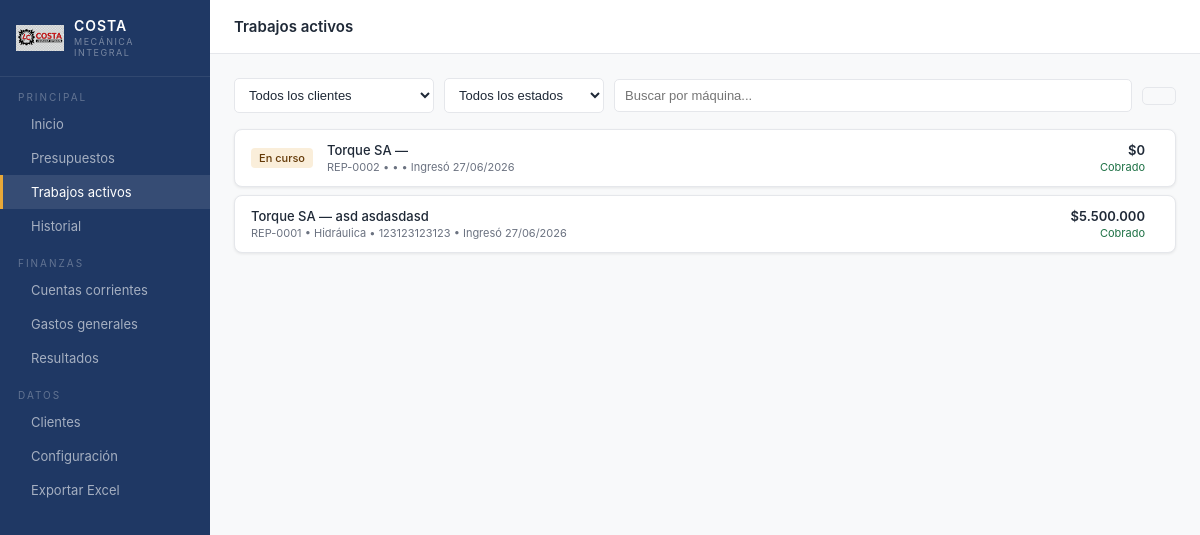
The app's page /trabajos with its own data.
### app.py (models this page shows, shortened)
class Trabajo(db.Model):
    id = db.Column(db.Integer, primary_key=True)
    numero = db.Column(db.String(20), unique=True)
    cliente_id = db.Column(db.Integer, db.ForeignKey('cliente.id'), nullable=False)
    presupuesto_id = db.Column(db.Integer, db.ForeignKey('presupuesto.id'), nullable=True)
    tipo_equipo = db.Column(db.String(50))
    identificador = db.Column(db.String(50))
    marca = db.Column(db.String(50))
    modelo = db.Column(db.String(50))
    tipo_trabajo = db.Column(db.String(50))
    observaciones = db.Column(db.Text)
    estado = db.Column(db.String(20), default='en_curso')  # en_curso, finalizado, entregado
    presupuestado = db.Column(db.Float, default=0)
    fecha_ingreso = db.Column(db.Date, default=date.today)
    fecha_entrega = db.Column(db.Date, nullable=True)
    creado = db.Column(db.DateTime, default=datetime.utcnow)
    gastos = db.relationship('GastoTrabajo', backref='trabajo', lazy=True, cascade='all, delete-orphan')
    cobros = db.relationship('Cobro', backref='trabajo', lazy=True, cascade='all, delete-orphan')
    @property
    def total_cobrado(self):
        return sum(c.monto for c in self.cobros)
    @property
    def saldo(self):
        return self.presupuestado - self.total_cobrado

class Cliente(db.Model):
    id = db.Column(db.Integer, primary_key=True)
    empresa = db.Column(db.String(100), nullable=False)
    contacto = db.Column(db.String(100))
    telefono = db.Column(db.String(30))
    email = db.Column(db.String(100))
    direccion = db.Column(db.String(200))
    cuit = db.Column(db.String(20))
    notas = db.Column(db.Text)
    creado = db.Column(db.DateTime, default=datetime.utcnow)
    presupuestos = db.relationship('Presupuesto', backref='cliente', lazy=True)
    trabajos = db.relationship('Trabajo', backref='cliente', lazy=True)

### app.py (the view)
@app.route('/trabajos')
def trabajos():
    cliente_id = request.args.get('cliente_id', '')
    estado = request.args.get('estado', '')
    maquina = request.args.get('maquina', '')
    q = Trabajo.query
    if cliente_id:
        q = q.filter_by(cliente_id=cliente_id)
    if estado:
        q = q.filter_by(estado=estado)
    if maquina:
        q = q.filter(Trabajo.identificador.ilike(f'%{maquina}%'))
    lista = q.order_by(Trabajo.creado.desc()).all()
    clientes = Cliente.query.order_by(Cliente.empresa).all()
    return render_template('trabajos.html', trabajos=lista, clientes=clientes,
                           cliente_id=cliente_id, estado=estado, maquina=maquina)

### app.py (called while the page is built)
def fmt_moneda(valor):
    if valor is None:
        return "$0"
    return f"${valor:,.0f}".replace(",", ".")

### templates/trabajos.html (shortened to what this page needs)
{% extends "base.html" %}
{% block topbar_title %}Trabajos activos{% endblock %}
{% block content %}
<form method="get" class="filter-bar">
    <select name="cliente_id" style="width:200px">
        <option value="">Todos los clientes</option>
    </select>
    <select name="estado" style="width:160px">
        <option value="">Todos los estados</option>
    </select>
    <input type="text" name="maquina" value="{{ maquina }}" placeholder="Buscar por máquina..." style="flex:1">
    <button type="submit" class="btn btn-ghost"></button>
</form>
{% if trabajos %}
    {% for t in trabajos %}
    <a href="/trabajos/{{ t.id }}" class="work-row">
        {% if t.estado == 'en_curso' %}
            <span class="badge badge-amber">En curso</span>
        {% elif t.estado == 'finalizado' %}
            <span class="badge badge-red">Finalizado</span>
        {% endif %}
        <div class="work-info">
            <div class="work-name">{{ t.cliente.empresa }} — {{ t.marca }} {{ t.modelo }}</div>
            <div class="work-sub">{{ t.numero }} &bull; {{ t.tipo_trabajo }} &bull; {{ t.identificador }} &bull; Ingresó {{ t.fecha_ingreso.strftime('%d/%m/%Y') }}</div>
        </div>
        <div class="work-amounts">
            <div class="work-total">{{ t.presupuestado | moneda }}</div>
            {% if t.saldo > 0 %}
                <div class="work-saldo" style="color:var(--red)">Saldo {{ t.saldo | moneda }}</div>
            {% else %}
                <div class="work-saldo" style="color:var(--green)">Cobrado</div>
            {% endif %}
        </div>
    </a>
    {% endfor %}
{% else %}
    <div class="empty-state">
        <i class="ti ti-tool"></i>
        <p>No hay trabajos que coincidan con el filtro.</p>
    </div>
{% endif %}
{% endblock %}

### templates/base.html (style rules this page uses)
* { box-sizing: border-box; margin: 0; padding: 0; }
:root { --navy: #1F3864; --navy-light: #2a4d84; --blue: #2E75B6; --blue-light: #D6E4F0; --amber: #E8A838; --green: #1E7145; --green-light: #E2EFDA; --red: #C00000; --red-light: #FCE4D6; --gray-100: #F8F9FA; --gray-200: #F2F2F2; --gray-300: #E0E0E0; --gray-500: #6B7280; --white: #FFFFFF; --text: #1F2937; --text-light: #6B7280; --border: #E5E7EB; --shadow: 0 1px 3px rgba(0,0,0,0.08); --radius: 8px; --radius-sm: 5px; }
body { font-family: -apple-system, BlinkMacSystemFont, 'Segoe UI', sans-serif; background: var(--gray-100); color: var(--text); font-size: 14px; }
.btn { display: inline-flex; align-items: center; gap: 6px; padding: 8px 16px; border-radius: var(--radius-sm); font-size: 13px; font-weight: 500; cursor: pointer; border: none; text-decoration: none; transition: opacity 0.15s; }
.btn-ghost { background: transparent; color: var(--text); border: 1px solid var(--border); }
.badge { display: inline-flex; align-items: center; font-size: 11px; font-weight: 500; padding: 3px 8px; border-radius: 4px; white-space: nowrap; }
.badge-amber { background: #FAEEDA; color: #633806; }
.work-row { display: flex; align-items: center; gap: 14px; padding: 12px 16px; background: var(--white); border: 1px solid var(--border); border-radius: var(--radius); margin-bottom: 8px; box-shadow: var(--shadow); text-decoration: none; color: var(--text); transition: border-color 0.15s; }
.work-info { flex: 1; min-width: 0; }
.work-name { font-size: 13px; font-weight: 500; color: var(--text); white-space: nowrap; overflow: hidden; text-overflow: ellipsis; }
.work-sub { font-size: 11px; color: var(--text-light); margin-top: 2px; }
.work-amounts { text-align: right; flex-shrink: 0; }
.work-total { font-size: 13px; font-weight: 600; color: var(--text); }
.work-saldo { font-size: 11px; margin-top: 2px; }
.filter-bar { display: flex; gap: 10px; margin-bottom: 16px; align-items: center; flex-wrap: wrap; }
.filter-bar input, .filter-bar select { padding: 8px 10px; border: 1px solid var(--border); border-radius: var(--radius-sm); font-size: 13px; color: var(--text); background: var(--white); }

### records on screen
Trabajo: estado "En curso", cliente.empresa "Torque SA", numero "REP-0002", fecha_ingreso "27/06/2026", presupuestado|moneda "$0", shows "Cobrado"
Trabajo: cliente.empresa "Torque SA", marca "asd", modelo "asdasdasd", numero "REP-0001", tipo_trabajo "Hidráulica", identificador "123123123123", fecha_ingreso "27/06/2026", presupuestado|moneda "$5.500.000", shows "Cobrado"
